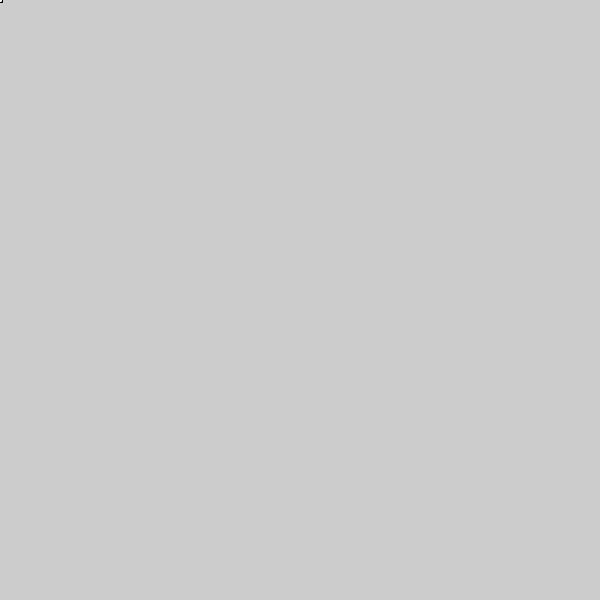
Frame 1 (no input)
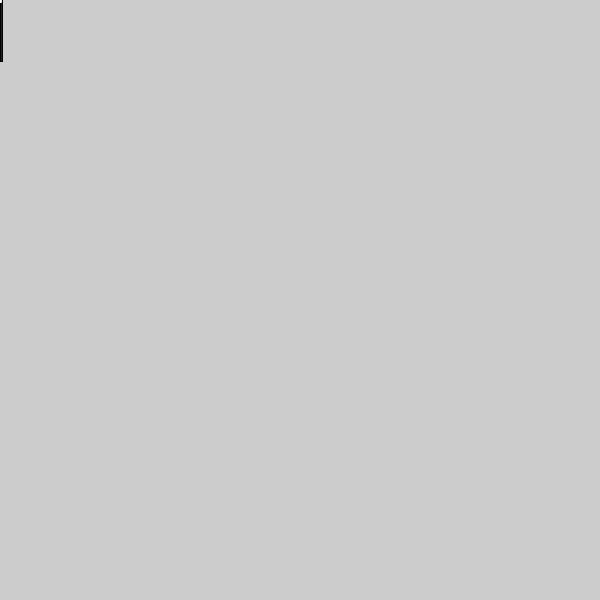
Frame 60 (the mouse pressed at the canvas centre just before this capture)
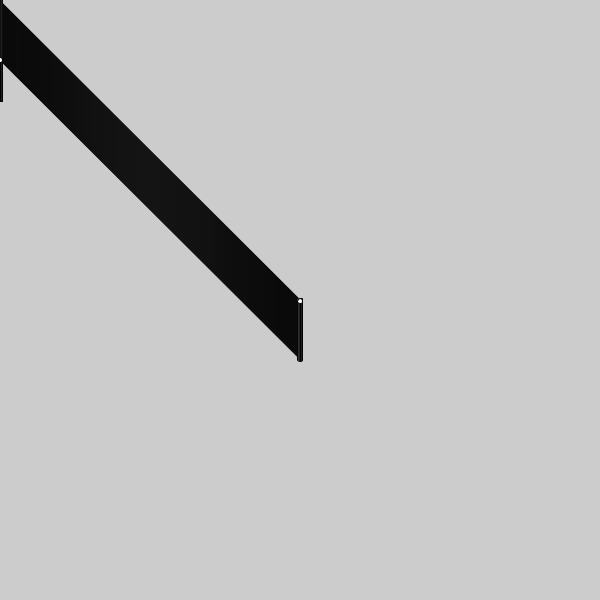
Frame 120 (the mouse held since frame 60 and released just before this capture)

The Processing sketch that drew these frames (run headless with seeded random() and noise(); from frame 60 on, the mouse is pressed at the canvas centre):

// Processing sketch: bonus_dibujando_con_array
// ── bonus_dibujando_con_array.pde
int num = 100; //una variable int y le asignamos valor 50
float[] posX = new float[num]; //declaramos y creamos el array
float[] posY = new float[num]; //declaramos y creamos el array

void setup() {
  size(600, 600);
}

void draw() {
  //background(255); //comentar y descomentar esta linea para ver efectos distintos
  
  for (int i=num-1; i>0; i--) { //notese que contamos al reves
    posX[0] = mouseX; //la ultima posicion siempre sera la posicion del mouse
    posY[0] = mouseY; //la ultima posicion siempre sera la posicion del mouse

    line(posX[i], posY[i], posX[i-1], posY[i-1]); //dibujar linea entre pos anterior y la actual
    ellipse(posX[i], posY[i], 5,5); // y una elipse pequena

    posX[i] = posX[i-1] ; //correr todos los valores hacia la derecha en el array
    posY[i] = posY[i-1] ; //correr todos los valores hacia la derecha en el array
    
    println(i+" " + posX[i] +"  "+posY[i]); //imprimir a consola para ver los numeros
    posY[i] ++; //animar la posicion en Y
  }
}
